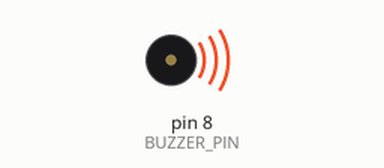
Bench run of a sketch on a simulated Arduino Uno, built with avr-gcc and run on an emulated ATmega328P. Parts: buzzer (waves = sounding).

Above: at 0.61 s.
At 4.8 s:
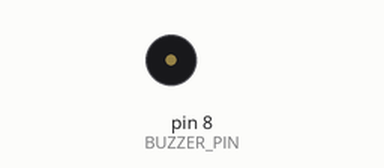
Timing chart, 0 to 6.8 s (numbered marks = the images above):
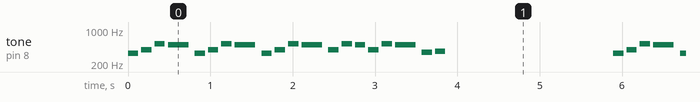

Measured:
- by itself, tone on pin 8 (BUZZER_PIN): plays 330 Hz for 0.13 s, 392 Hz for 0.13 s, 523 Hz for 0.13 s, 494 Hz for 0.25 s, 330 Hz for 0.13 s, 392 Hz for 0.13 s … (443 notes in this stretch)

The sketch:

buzzermusics.ino
```cpp
#define BUZZER_PIN 8  // Define o pino do buzzer

// Notas musicais em frequências (Hz)
#define C4  262
#define Cs4 277
#define D4  294
#define Ds4 311
#define E4  330
#define F4  349
#define Fs4 370
#define G4  392
#define Gs4 415
#define A4  440
#define As4 466
#define B4  494
#define C5  523
#define Cs5 554
#define D5  587
#define Ds5 622
#define E5  659
#define F5  698
#define Fs5 740
#define G5  784
#define Gs5 831
#define A5  880
#define As5 932
#define B5  988

// Notas da música "Pantera Cor de Rosa" ou musica da sua preferencia
int melody[] = {E4, G4, C5, B4, E4, G4, C5, B4, E4, G4, C5, B4, G4, C5, B4, G4, C5, B4, F4, Fs4};
int durations[] = {8, 8, 8, 4, 8, 8, 8, 4, 8, 8, 8, 4, 8, 8, 8, 8, 8, 4, 8, 8};  // Duração das notas

void setup() {
  pinMode(BUZZER_PIN, OUTPUT);
}

void loop() {
  for (int i = 0; i < 20; i++) {
    int duration = 1000 / durations[i];
    tone(BUZZER_PIN, melody[i], duration);
    delay(duration * 1.3);  // Pequena pausa entre as notas
    noTone(BUZZER_PIN);
  }
  delay(2000);  // Espera antes de repetir a música
}
```
